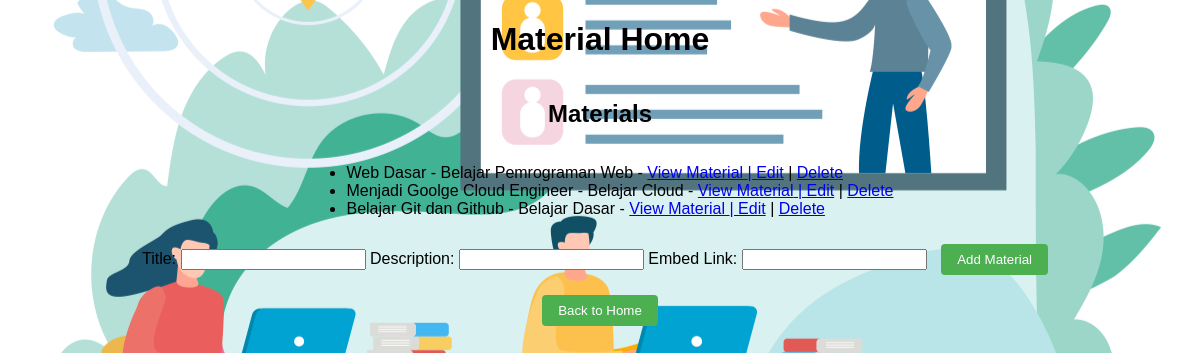
Screenshot of /material_home.php with the database file from the repository.
### tables this page shows
CREATE TABLE `materials` (
  `id` int(11) NOT NULL,
  `title` varchar(255) NOT NULL,
  `description` text DEFAULT NULL,
  `embedLink` varchar(255) NOT NULL
);

### getMaterials.php (the view, shortened to what this page needs)
<?php
include 'db.php';
$sql = "SELECT * FROM materials";
$result = $conn->query($sql);
if ($result->num_rows > 0) {
    echo "<ul>";
    while ($row = $result->fetch_assoc()) {
        echo "<li>{$row['title']} - {$row['description']} - ";
        echo "<a href='{$row['embedLink']}' target='_blank'>View Material</a>";
        echo "<a href='editMaterial.php?id={$row['id']}'> | Edit</a> | ";
        echo "<a href='deleteMaterial.php?id={$row['id']}'>Delete</a></li>";
    }
    echo "</ul>";
} else {
    echo "No materials found.";
}
?>

### style.css (style rules this page uses)
body { font-family: "Poppins", sans-serif; margin: 0; padding: 0; display: flex; flex-direction: column; align-items: center; background-image: url("bg.png"); background-size: cover; background-position: center; color: #000; }

### rows the page displays
materials: title "Web Dasar", description "Belajar Pemrograman Web"
materials: title "Menjadi Goolge Cloud Engineer", description "Belajar Cloud"
materials: title "Belajar Git dan Github", description "Belajar Dasar"
